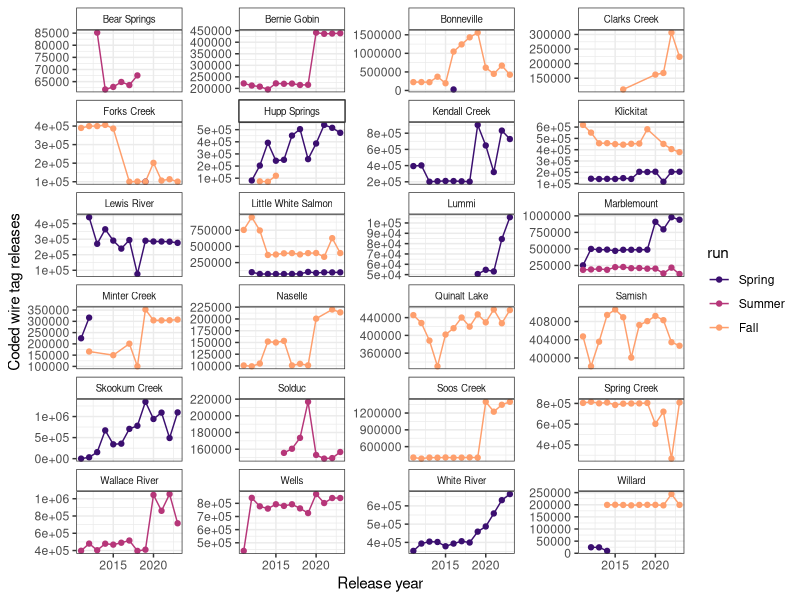
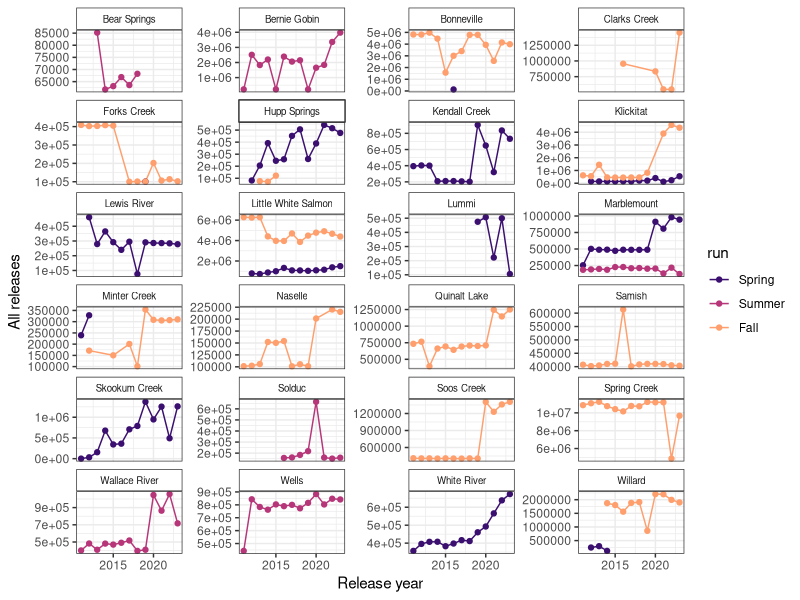
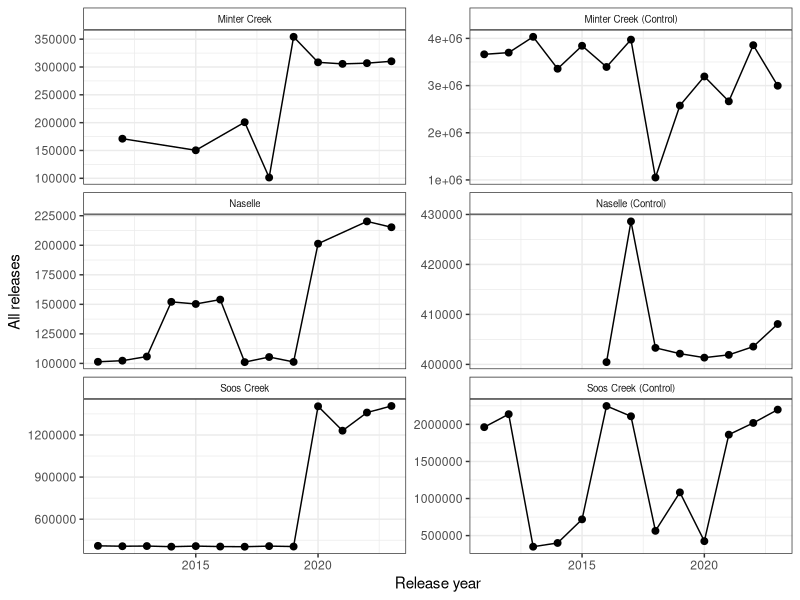
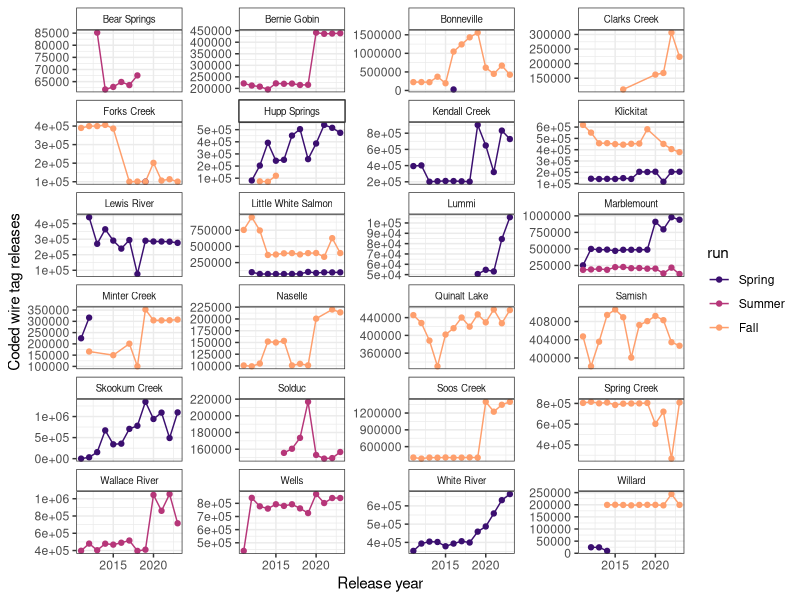
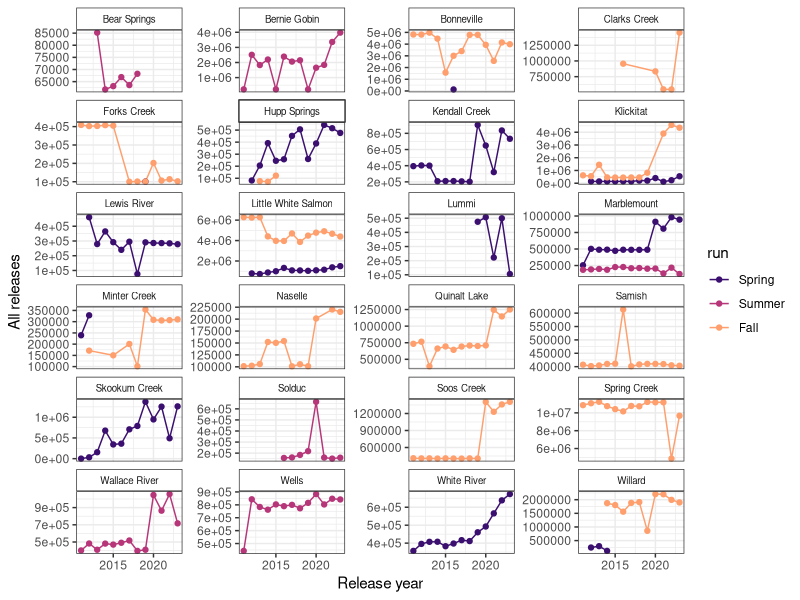
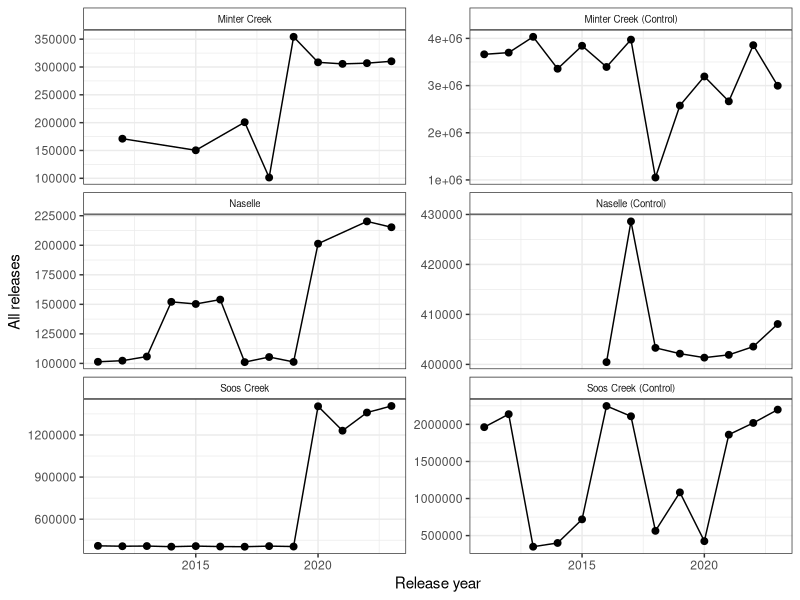

Generate these figures, in order, with R:
library(dplyr)
library(ggplot2)
library(viridis)

# these are all recoveries from washington state after 1995
rel <- read.csv("data/releases_2010_2026.csv") |>
  dplyr::select(-record_code) |>
  dplyr::rename(tag_code = tag_code_or_release_id)
rel$cwt_1st_mark_count[which(is.na(rel$cwt_1st_mark_count))] <- 0
rel$cwt_2nd_mark_count[which(is.na(rel$cwt_2nd_mark_count))] <- 0
rel$cwt_total <- rel$cwt_1st_mark_count + rel$cwt_2nd_mark_count

rel$non_cwt_1st_mark_count[which(is.na(rel$non_cwt_1st_mark_count))] <- 0
rel$non_cwt_2nd_mark_count[which(is.na(rel$non_cwt_2nd_mark_count))] <- 0
rel$total_releases <- rel$cwt_total + rel$non_cwt_1st_mark_count + rel$non_cwt_2nd_mark_count

rel$hatchery_location_name[which(rel$hatchery_location_name == "LUMMI HATCHERY -POND")] <- "LUMMI SEA PONDS"
rel$hatchery_location_name[which(rel$hatchery_location_name == "KLICKITAT HATCHERY (YKFP)")] <- "KLICKITAT HATCHERY"

hatcheries <- data.frame(hatchery_location_name = c(
  "MARBLEMOUNT HATCHERY",
  "WELLS HATCHERY",
  "SPRING CR NFH",
  "SOOS CREEK HATCHERY",
  "BONNEVILLE HATCHERY",
  "SKOOKUM CR HATCHERY",
  "WALLACE R HATCHERY",
  "WHITE RIVER HATCHERY",
  "QUINAULT LK HATCHERY",
  "KENDALL CR HATCHERY",
  "SAMISH HATCHERY",
  "HUPP SPRINGS REARING",
  "LEWIS RIVER HATCHERY",
  "MINTER CR HATCHERY",
  "FORKS CREEK HATCHERY",
  "CLARKS CRK HATCHERY",
  "SOLDUC HATCHERY",
  "NASELLE HATCHERY",
  "BEAR SPRINGS 1  (20)",
  "WHATCOM CR HATCHERY",
  "LUMMI SEA PONDS",
  "BERNIE GOBIN HATCH",
  "WILLARD NFH",
  "LTL WHITE SALMON NFH",
  "KLICKITAT HATCHERY"
))

hatcheries$pretty_name <- c(
  "Marblemount",
  "Wells",
  "Spring Creek",
  "Soos Creek",
  "Bonneville",
  "Skookum Creek",
  "Wallace River",
  "White River",
  "Quinalt Lake",
  "Kendall Creek",
  "Samish",
  "Hupp Springs",
  "Lewis River",
  "Minter Creek",
  "Forks Creek",
  "Clarks Creek",
  "Solduc",
  "Naselle",
  "Bear Springs",
  "Whatcom Creek",
  "Lummi",
  "Bernie Gobin",
  "Willard",
  "Little White Salmon",
  "Klickitat"
)

rel <- dplyr::left_join(rel, hatcheries)

# filter out only hatcheries in the program
subset <- dplyr::filter(rel, !is.na(pretty_name))

subset$release_year <- as.numeric(substr(subset$first_release_date, 1, 4))

diffs <- subset |>
  dplyr::group_by(release_year) |>
  dplyr::summarise(
    tot = sum(cwt_total),
    logtot = log(tot)
  )

subset$run[which(subset$run %in% c(3, 8))] <- "Fall"
subset$run[which(subset$run %in% c(1))] <- "Spring"
subset$run[which(subset$run %in% c(2))] <- "Summer"
subset$run <- factor(subset$run, levels = c("Spring", "Summer", "Fall"))
dplyr::filter(subset, pretty_name != "Whatcom Creek", release_year <= 2023) |>
  dplyr::group_by(release_year, pretty_name, run) |>
  dplyr::summarise(n_cwt = sum(cwt_total)) |>
  ggplot(aes(release_year, n_cwt, color = run)) +
  geom_line() +
  geom_point() +
  facet_wrap(~pretty_name, scale = "free_y", ncol = 4) +
  theme_bw() +
  ylab("Coded wire tag releases") +
  xlab("Release year") +
  theme(
    # Makes the facet label background white
    strip.background = element_rect(fill = "white"),
    strip.text = element_text(size = 7)
  ) +
  scale_color_viridis_d(option = "magma", begin = 0.2, end = 0.8)
ggsave("figures/S1_release_trends_cwt.png", width = 7, height = 6)


dplyr::filter(subset, pretty_name != "Whatcom Creek", release_year <= 2023) |>
  dplyr::group_by(release_year, pretty_name, run) |>
  dplyr::summarise(n_tot = sum(total_releases)) |>
  ggplot(aes(release_year, n_tot, color = run)) +
  geom_line() +
  geom_point() +
  facet_wrap(~pretty_name, scale = "free_y", ncol = 4) +
  theme_bw() +
  ylab("All releases") +
  xlab("Release year") +
  theme(
    # Makes the facet label background white
    strip.background = element_rect(fill = "white"),
    strip.text = element_text(size = 7)
  ) +
  scale_color_viridis_d(option = "magma", begin = 0.2, end = 0.8)
ggsave("figures/S2_release_trends_all.png", width = 7, height = 6)



# Make figure 1, showing controls and treatments

subset <- dplyr::filter(rel, hatchery_location_name %in%
  c(
    "NASELLE HATCHERY",
    "SOOS CREEK HATCHERY",
    "MINTER CR HATCHERY",
    "GORST CR REARING PND",
    "GROVERS CR HATCHERY",
    "ISSAQUAH HATCHERY",
    "VOIGHTS CR HATCHERY",
    "NEMAH HATCHERY",
    "CLEAR CREEK HATCHERY",
    "KALAMA CR HATCHERY",
    "TUMWATER FALLS HATCHERY"
  ), run == 3)

subset$release_year <- as.numeric(substr(subset$first_release_date, 1, 4))

subset$group <- NA
subset$group[which(subset$hatchery_location_name == "NASELLE HATCHERY")] <- "Naselle"
subset$group[which(subset$hatchery_location_name == "NEMAH HATCHERY")] <- "Naselle (Control)"

subset$group[which(subset$hatchery_location_name == "SOOS CREEK HATCHERY")] <- "Soos Creek"
subset$group[which(subset$hatchery_location_name %in% c(
  "GORST CR REARING PND",
  "GROVERS CR HATCHERY",
  "ISSAQUAH HATCHERY",
  "VOIGHTS CR HATCHERY"
))] <- "Soos Creek (Control)"

subset$group[which(subset$hatchery_location_name == "MINTER CR HATCHERY")] <- "Minter Creek"
subset$group[which(subset$hatchery_location_name %in% c(
  "CLEAR CREEK HATCHERY",
  "KALAMA CR HATCHERY",
  "TUMWATER FALLS HATCHERY"
))] <- "Minter Creek (Control)"

subset |>
  dplyr::group_by(group, release_year) |>
  dplyr::summarise(n_tot = sum(total_releases)) |>
  ggplot(aes(release_year, n_tot)) +
  geom_line() +
  geom_point(size = 2) +
  facet_wrap(~group, scale = "free_y", ncol = 2) +
  theme_bw() +
  ylab("All releases") +
  xlab("Release year") +
  theme(
    # Makes the facet label background white
    strip.background = element_rect(fill = "white"),
    strip.text = element_text(size = 7)
  ) +
  scale_color_viridis()
ggsave("figures/Figure1_release_trends_control_treatment.png", width = 7, height = 6)
